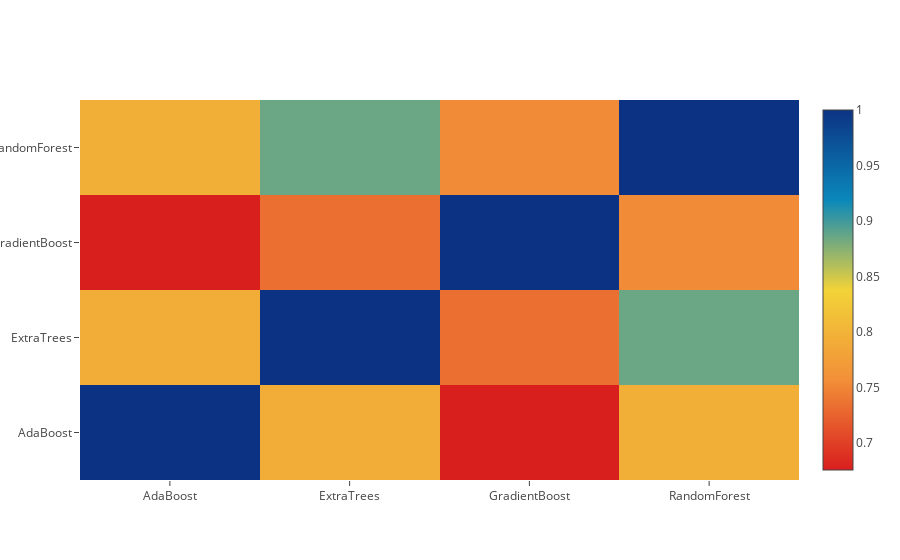

Notebook code for this chart:
### Code cell
data = [
    go.Heatmap(
        z= base_predictions_train.astype(float).corr().values ,
        x=base_predictions_train.columns.values,
        y= base_predictions_train.columns.values,
          colorscale='Portland',
            showscale=True,
            reversescale = True
    )
]
py.iplot(data, filename='labelled-heatmap')

### Figure 1 — Plotly figure (JSON) as saved in the notebook; plotly's stock layout.template omitted (floating-point values rounded to 4 significant figures)
{"data": [{"colorscale": "Portland", "reversescale": true, "showscale": true, "type": "heatmap", "x": ["AdaBoost", "ExtraTrees", "GradientBoost", "RandomForest"], "y": ["AdaBoost", "ExtraTrees", "GradientBoost", "RandomForest"], "z": [[1, 0.7913, 0.6757, 0.7945], [0.7913, 1, 0.7337, 0.8852], [0.6757, 0.7337, 1, 0.7539], [0.7945, 0.8852, 0.7539, 1]]}], "layout": {}}
